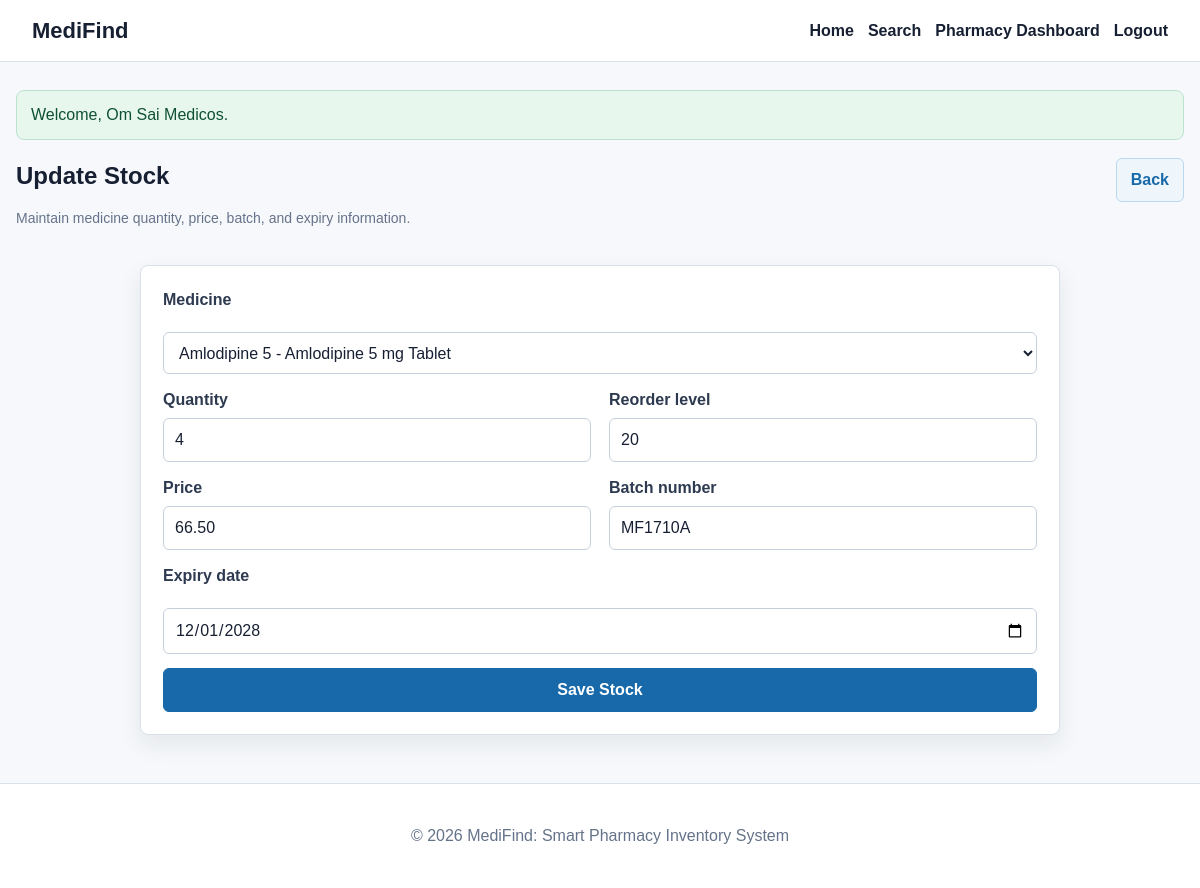
Page /pharmacy/update_stock.php?id=457 (signed in) on the committed database.
### tables this page shows
CREATE TABLE stock (
    id INT AUTO_INCREMENT PRIMARY KEY,
    pharmacy_id INT NOT NULL,
    medicine_id INT NOT NULL,
    quantity INT NOT NULL DEFAULT 0,
    price DECIMAL(10, 2) NOT NULL,
    batch_no VARCHAR(60) NOT NULL,
    expiry_date DATE NOT NULL,
    reorder_level INT NOT NULL DEFAULT 10,
    created_at TIMESTAMP DEFAULT CURRENT_TIMESTAMP,
    updated_at TIMESTAMP DEFAULT CURRENT_TIMESTAMP ON UPDATE CURRENT_TIMESTAMP,
    INDEX idx_stock_pharmacy (pharmacy_id),
    INDEX idx_stock_medicine (medicine_id),
    INDEX idx_stock_quantity (quantity),
    INDEX idx_stock_expiry (expiry_date),
    CONSTRAINT fk_stock_pharmacy
        FOREIGN KEY (pharmacy_id) REFERENCES pharmacies(id)
        ON UPDATE CASCADE
        ON DELETE CASCADE,
    CONSTRAINT fk_stock_medicine
        FOREIGN KEY (medicine_id) REFERENCES medicines(id)
        ON UPDATE CASCADE
        ON DELETE RESTRICT
);

### includes/auth.php (called while the page is built, shortened)
<?php
require_once __DIR__ . '/functions.php';
function current_user_id(string $role): int
{
    return (int) ($_SESSION[$role . '_id'] ?? 0);
}

### includes/functions.php (called while the page is built, shortened)
<?php
function app_url(string $path = ''): string
{
    $path = ltrim($path, '/');
    return rtrim(APP_BASE, '/') . ($path === '' ? '/' : '/' . $path);
}
function e(?string $value): string
{
    return htmlspecialchars((string) $value, ENT_QUOTES, 'UTF-8');
}
function selected(string $current, string $expected): string
{
    return $current === $expected ? 'selected' : '';
}

### pharmacy/update_stock.php (the view, shortened to what this page needs)
<?php
require_once __DIR__ . '/../includes/auth.php';
$pharmacyId = current_user_id('pharmacy');
$stockId = (int) ($_GET['id'] ?? $_POST['stock_id'] ?? 0);
$stock = null;
if ($stockId > 0) {
    $stmt = $conn->prepare('SELECT * FROM stock WHERE id = ? AND pharmacy_id = ? LIMIT 1');
    $stmt->bind_param('ii', $stockId, $pharmacyId);
    $stmt->execute();
    $stock = $stmt->get_result()->fetch_assoc();
}
$medicines = $conn->query('SELECT id, name, generic_name, strength, form FROM medicines ORDER BY name')->fetch_all(MYSQLI_ASSOC);
require_once __DIR__ . '/../includes/header.php';
?>
<section class="section-heading">
    <div>
        <h1><?= $stock ? 'Update Stock' : 'Add Stock'; ?></h1>
        <p class="muted">Maintain medicine quantity, price, batch, and expiry information.</p>
    </div>
    <a class="button secondary" href="<?= e(app_url('pharmacy/dashboard.php')); ?>">Back</a>
</section>
<section class="form-wrap wide">
    <form method="post" class="card form-card">
        <label for="medicine_id">Medicine</label>
        <select id="medicine_id" name="medicine_id" required>
            <?php foreach ($medicines as $medicine): ?>
                <option value="<?= (int) $medicine['id']; ?>" <?= selected((string) ($stock['medicine_id'] ?? ''), (string) $medicine['id']); ?>>
                    <?= e($medicine['name'] . ' - ' . $medicine['generic_name'] . ' ' . $medicine['strength'] . ' ' . $medicine['form']); ?>
                </option>
            <?php endforeach; ?>
        </select>
        <div class="grid two">
            <div>
                <label for="quantity">Quantity</label>
                <input type="number" id="quantity" name="quantity" min="0" value="<?= e((string) ($stock['quantity'] ?? 0)); ?>" required>
            </div>
            <div>
                <label for="reorder_level">Reorder level</label>
                <input type="number" id="reorder_level" name="reorder_level" min="0" value="<?= e((string) ($stock['reorder_level'] ?? 10)); ?>" required>
            </div>
        </div>
        <div class="grid two">
            <div>
                <label for="price">Price</label>
                <input type="number" id="price" name="price" min="0" step="0.01" value="<?= e((string) ($stock['price'] ?? '0.00')); ?>" required>
            </div>
            <div>
                <label for="batch_no">Batch number</label>
                <input type="text" id="batch_no" name="batch_no" value="<?= e((string) ($stock['batch_no'] ?? '')); ?>" required>
            </div>
        </div>
        <label for="expiry_date">Expiry date</label>
        <input type="date" id="expiry_date" name="expiry_date" value="<?= e((string) ($stock['expiry_date'] ?? '')); ?>" required>
        <button type="submit">Save Stock</button>
    </form>
</section>
<?php require_once __DIR__ . '/../includes/footer.php'; ?>

### css/style.css (style rules this page uses)
:root { --bg: #f6f8fb; --surface: #ffffff; --text: #172033; --muted: #65738a; --line: #d9e0ea; --primary: #1769aa; --primary-dark: #0f4f82; --success: #1f8a5b; --warning: #b26a00; --danger: #ba2f3a; --shadow: 0 10px 24px rgba(23, 32, 51, 0.08); }
* { box-sizing: border-box; }
body { margin: 0; background: var(--bg); color: var(--text); font-family: Arial, Helvetica, sans-serif; line-height: 1.5; }
a { color: var(--primary); text-decoration: none; }
.card, .search-panel, .stat-card { background: var(--surface); border: 1px solid var(--line); border-radius: 8px; box-shadow: var(--shadow); }
.card, .search-panel { padding: 22px; }
h1, h2 { margin: 0 0 12px; }
.muted { color: var(--muted); font-size: 14px; }
.grid { display: grid; gap: 18px; }
.grid.two { grid-template-columns: repeat(2, minmax(0, 1fr)); }
.section-heading { display: flex; align-items: flex-start; justify-content: space-between; gap: 20px; margin-bottom: 22px; }
.form-wrap { width: min(520px, 100%); margin: 0 auto; }
.form-wrap.wide { width: min(920px, 100%); }
.form-card { display: grid; gap: 14px; }
label { display: block; margin-bottom: 6px; color: #2d3a50; font-weight: 700; }
input, select, textarea { width: 100%; min-height: 42px; padding: 9px 11px; color: var(--text); background: #fff; border: 1px solid #c6d0dc; border-radius: 6px; font: inherit; }
button, .button { display: inline-flex; align-items: center; justify-content: center; min-height: 40px; padding: 9px 14px; color: #fff; background: var(--primary); border: 1px solid var(--primary); border-radius: 6px; cursor: pointer; font: inherit; font-weight: 700; text-decoration: none; }
.button.secondary { color: var(--primary); background: #eef6fc; border-color: #b9d7ee; }

### rows in the picture
stock: quantity "4", reorder_level "20", price "66.50", batch_no "MF1710A", expiry_date "12/01/2028"

### other values in the picture
$flash['message'] "Welcome, Om Sai Medicos."
form field medicine_id "Amlodipine 5 - Amlodipine 5 mg Tablet"
